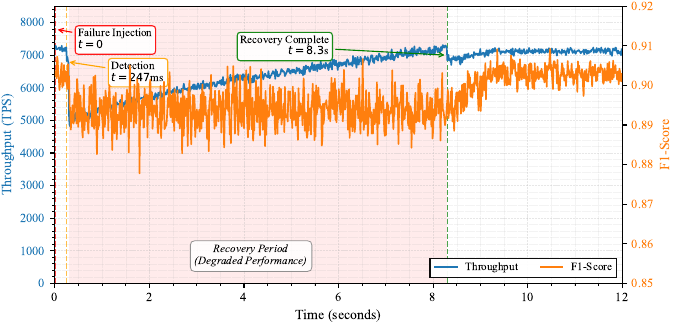

Source code (Python):
import matplotlib.pyplot as plt
import numpy as np
from matplotlib.patches import Rectangle
from matplotlib import rc

# Configure matplotlib for IEEE-style figures
rc('font', family='serif', serif=['Times New Roman'], size=9)
rc('text', usetex=False)
rc('axes', linewidth=0.8)
rc('grid', linewidth=0.4, alpha=0.3)

# Create figure with dual y-axes
fig, ax1 = plt.subplots(figsize=(7, 3.5))
ax2 = ax1.twinx()

# Define timeline (in seconds)
time = np.linspace(0, 12, 1000)

# Key timestamps
t_failure = 0.0
t_detection = 0.247
t_recovery_start = 0.3
t_checkpoint_restore = 0.3 + 8.4  # 8.4 seconds for restore
t_complete = 8.3
t_stabilization = 9.3  # 1 minute after completion for full stabilization

# Define throughput trajectory (transactions per second)
throughput = np.zeros_like(time)
normal_throughput = 7214  # Normal throughput from EthereumP dataset

for i, t in enumerate(time):
    if t < t_detection:
        # Normal operation before detection
        throughput[i] = normal_throughput + np.random.normal(0, 50)
    elif t < t_recovery_start:
        # Brief detection period - slight drop
        throughput[i] = normal_throughput * 0.95 + np.random.normal(0, 100)
    elif t < t_complete:
        # Recovery period - degraded performance (31.4% degradation)
        recovery_progress = (t - t_recovery_start) / (t_complete - t_recovery_start)
        degraded_throughput = normal_throughput * 0.686  # 31.4% degradation
        current_throughput = degraded_throughput + (normal_throughput - degraded_throughput) * (recovery_progress ** 0.7)
        throughput[i] = current_throughput + np.random.normal(0, 80)
    elif t < t_stabilization:
        # Post-recovery stabilization - approaching normal (98.7% of normal)
        stabilization_progress = (t - t_complete) / (t_stabilization - t_complete)
        throughput[i] = normal_throughput * (0.95 + 0.037 * stabilization_progress) + np.random.normal(0, 60)
    else:
        # Fully stabilized
        throughput[i] = normal_throughput * 0.987 + np.random.normal(0, 50)

# Define accuracy trajectory (F1-score)
accuracy = np.zeros_like(time)
normal_accuracy = 0.903  # F1-score from EthereumP dataset

for i, t in enumerate(time):
    if t < t_detection:
        # Normal operation
        accuracy[i] = normal_accuracy + np.random.normal(0, 0.002)
    elif t < t_recovery_start:
        # Detection period - stable accuracy
        accuracy[i] = normal_accuracy + np.random.normal(0, 0.003)
    elif t < t_complete:
        # Recovery period - slight accuracy fluctuation but maintained
        accuracy[i] = normal_accuracy * 0.99 + np.random.normal(0, 0.004)
    elif t < t_stabilization:
        # Post-recovery - returning to normal
        stabilization_progress = (t - t_complete) / (t_stabilization - t_complete)
        accuracy[i] = normal_accuracy * (0.99 + 0.01 * stabilization_progress) + np.random.normal(0, 0.003)
    else:
        # Fully stabilized
        accuracy[i] = normal_accuracy + np.random.normal(0, 0.002)

# Clip values to reasonable ranges
throughput = np.clip(throughput, 0, normal_throughput * 1.05)
accuracy = np.clip(accuracy, 0.85, 0.92)

# Plot throughput on primary y-axis
line1 = ax1.plot(time, throughput, color='#1f77b4', linewidth=1.2, 
                 label='Throughput', zorder=3)
ax1.set_xlabel('Time (seconds)', fontsize=10, fontweight='normal')
ax1.set_ylabel('Throughput (TPS)', fontsize=10, fontweight='normal', color='#1f77b4')
ax1.tick_params(axis='y', labelcolor='#1f77b4', labelsize=9)
ax1.tick_params(axis='x', labelsize=9)
ax1.set_xlim(0, 12)
ax1.set_ylim(0, 8500)
ax1.grid(True, alpha=0.3, linewidth=0.4, linestyle='--')

# Plot accuracy on secondary y-axis
line2 = ax2.plot(time, accuracy, color='#ff7f0e', linewidth=1.2, 
                 label='F1-Score', zorder=3)
ax2.set_ylabel('F1-Score', fontsize=10, fontweight='normal', color='#ff7f0e')
ax2.tick_params(axis='y', labelcolor='#ff7f0e', labelsize=9)
ax2.set_ylim(0.85, 0.92)

# Add shaded region for recovery period
recovery_region = Rectangle((t_recovery_start, 0), t_complete - t_recovery_start, 
                           8500, facecolor='red', alpha=0.08, zorder=1)
ax1.add_patch(recovery_region)

# Add vertical lines for key events
ax1.axvline(x=t_failure, color='red', linestyle='--', linewidth=1.0, 
           alpha=0.7, zorder=2)
ax1.axvline(x=t_detection, color='orange', linestyle='--', linewidth=1.0, 
           alpha=0.7, zorder=2)
ax1.axvline(x=t_complete, color='green', linestyle='--', linewidth=1.0, 
           alpha=0.7, zorder=2)

# Add annotations for key events
ax1.annotate('Failure Injection\n$t=0$', xy=(t_failure, 7800), 
            xytext=(0.5, 7800), fontsize=8,
            ha='left', va='top',
            bbox=dict(boxstyle='round,pad=0.3', facecolor='white', 
                     edgecolor='red', linewidth=0.8, alpha=0.9),
            arrowprops=dict(arrowstyle='->', color='red', lw=0.8))

ax1.annotate('Detection\n$t=247$ms', xy=(t_detection, 6800), 
            xytext=(1.2, 6800), fontsize=8,
            ha='left', va='top',
            bbox=dict(boxstyle='round,pad=0.3', facecolor='white', 
                     edgecolor='orange', linewidth=0.8, alpha=0.9),
            arrowprops=dict(arrowstyle='->', color='orange', lw=0.8))

ax1.annotate('Recovery Complete\n$t=8.3$s', xy=(t_complete, 7000), 
            xytext=(t_complete - 2.5, 7600), fontsize=8,
            ha='right', va='top',
            bbox=dict(boxstyle='round,pad=0.3', facecolor='white', 
                     edgecolor='green', linewidth=0.8, alpha=0.9),
            arrowprops=dict(arrowstyle='->', color='green', lw=0.8))

# Add text annotation for recovery region
ax1.text(t_complete / 2, 500, 'Recovery Period\n(Degraded Performance)', 
        fontsize=8, ha='center', va='bottom', style='italic',
        bbox=dict(boxstyle='round,pad=0.4', facecolor='white', 
                 edgecolor='gray', linewidth=0.6, alpha=0.85))

# Create combined legend
lines = line1 + line2
labels = [l.get_label() for l in lines]
ax1.legend(lines, labels, loc='lower right', fontsize=8, 
          frameon=True, fancybox=False, edgecolor='black', 
          framealpha=0.95, ncol=2)

# Add minor gridlines
ax1.grid(True, which='minor', alpha=0.15, linewidth=0.3, linestyle=':')
ax1.minorticks_on()

# Adjust layout to prevent label cutoff
plt.tight_layout()

# Save figure in high resolution for publication
plt.savefig('recovery_timeline.pdf', dpi=300, bbox_inches='tight', 
           pad_inches=0.02, format='pdf')
plt.savefig('recovery_timeline.png', dpi=300, bbox_inches='tight', 
           pad_inches=0.02, format='png')

print("Figure saved as 'recovery_timeline.pdf' and 'recovery_timeline.png'")
print("Figure dimensions: 7 x 3.5 inches")
print("Resolution: 300 DPI")

# Display the figure
plt.show()